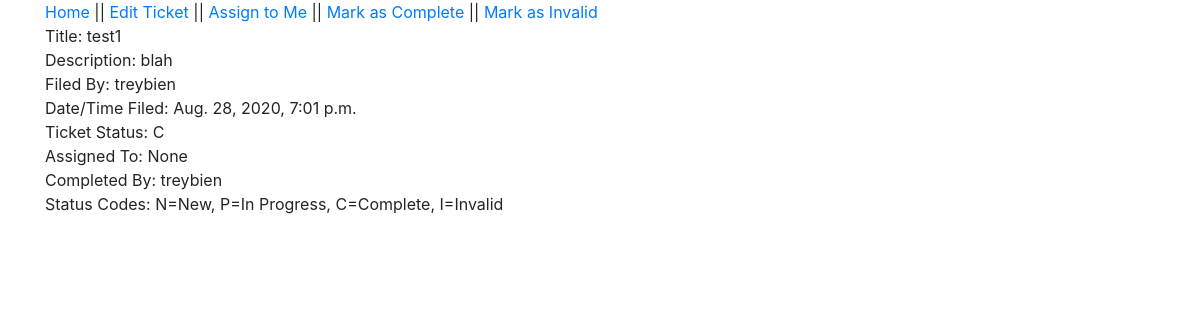
The page /ticket/1/ on the database its author committed.
### bugapp/models.py (models this page shows, shortened)
class Ticket(models.Model):
    NEW = 'N'
    COMPLETE = 'C'
    IN_PROGRESS = 'P'
    INVALID = 'I'
    STATUS_CHOICES = [
        (NEW, 'New'),
        (COMPLETE, 'Complete'),
        (IN_PROGRESS, 'In Progress'),
        (INVALID, 'Invalid'),
    ]
    title = models.CharField(max_length=100)
    date_time = models.DateTimeField(default=timezone.now)
    description = models.CharField(max_length=500)
    filed_by = models.ForeignKey(MyUser, on_delete=models.CASCADE)
    ticket_status = models.CharField(max_length=20, choices=STATUS_CHOICES, default=NEW)
    assigned_to = models.ForeignKey(MyUser, on_delete=models.CASCADE, related_name="assigned_to", blank=True, null=True)
    completed_by = models.ForeignKey(MyUser, on_delete=models.CASCADE, related_name="completed_by", blank=True, null=True)

class MyUser(AbstractUser):
    pass

### bugapp/views.py (the view)
# urls.py: path('ticket/<int:ticket_id>/', views.ticket_detail_view),
def ticket_detail_view(request, ticket_id):
    ticket = Ticket.objects.filter(id=ticket_id).first()
    return render(request, "ticket_detail.html", {"ticket":ticket})

### templates/ticket_detail.html (shortened to what this page needs)
<link rel="stylesheet" href="https://stackpath.bootstrapcdn.com/bootstrap/4.5.2/css/bootstrap.min.css">
<div class=container>
<a href="/">Home</a> || <a href="edit/">Edit Ticket</a> || <a href="inprogress/">Assign to Me</a> || <a href="completed/">Mark as Complete</a> || <a href="invalid/">Mark as Invalid</a><br>
    Title: {{ticket.title}}<br>
    Description: {{ticket.description}}<br>
    Filed By: {{ticket.filed_by}}<br>
    Date/Time Filed: {{ticket.date_time}}<br>
    Ticket Status: {{ticket.ticket_status}}<br>
    Assigned To: {{ticket.assigned_to}}<br>
    Completed By: {{ticket.completed_by}}<br>
<p>Status Codes: N=New, P=In Progress, C=Complete, I=Invalid</p>
</div>

### rows shown on the page
Ticket: title "test1", description "blah", filed_by "treybien", date_time "Aug. 28, 2020, 7:01 p.m.", ticket_status "C", assigned_to "None", completed_by "treybien"
